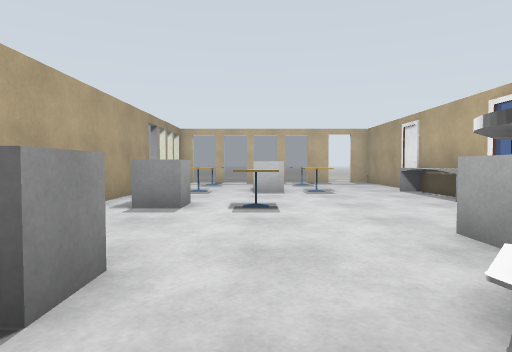
view 1 (above)

16 first-person views from a walk through a Gazebo world. The camera is 0.9 m above the floor, tilts 2° down and sees 75° across. The floor is counted in squares, 1 m on a side. Each view is taken from the middle of a square. On the plan, view 1 faces up. The plan holds only what a view shows up to about 12 squares ahead; the rest is blank. Some surface patterns are stand-ins.

view 2
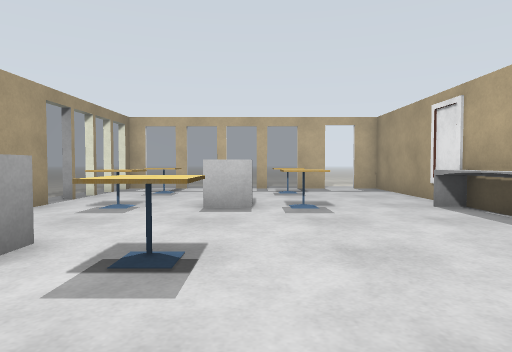

view 3
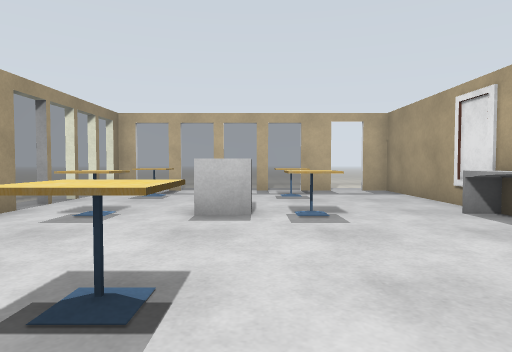

view 4
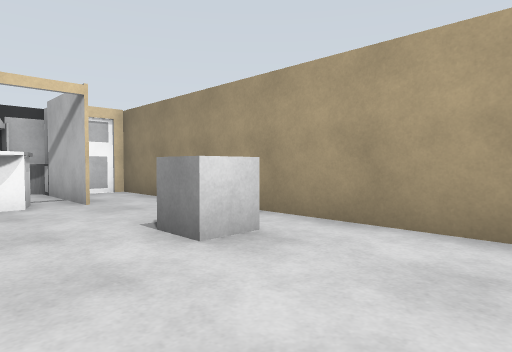

view 5
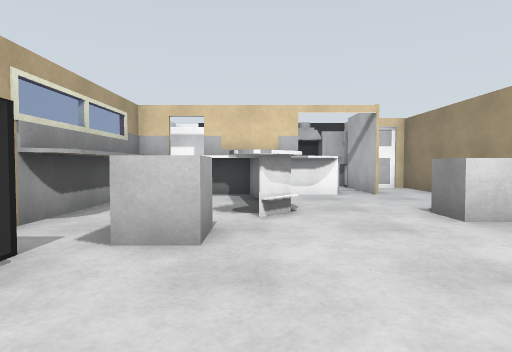

view 6
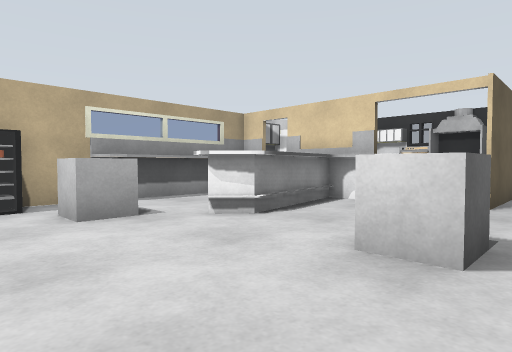

view 7
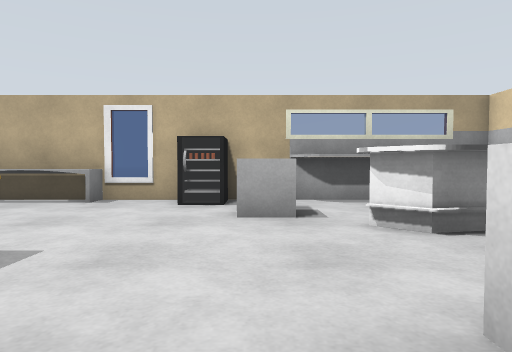

view 8
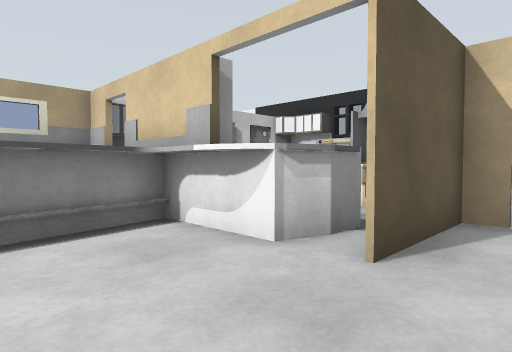

view 9
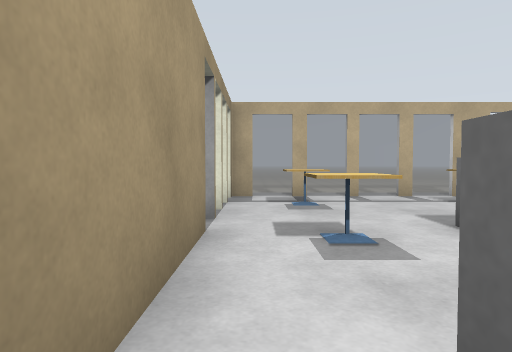

view 10
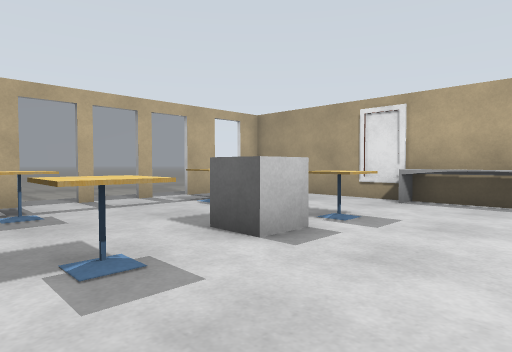

view 11
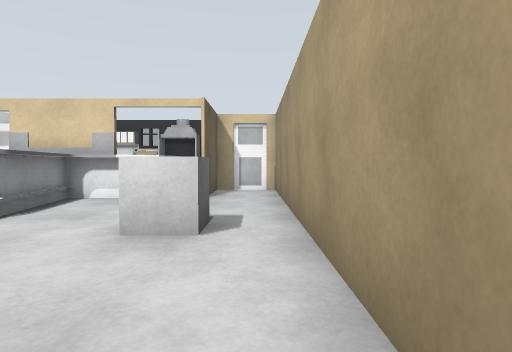

view 12
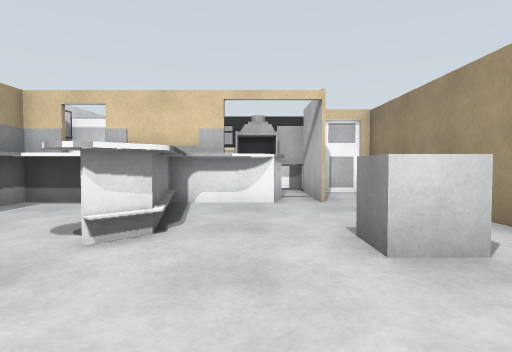

view 13
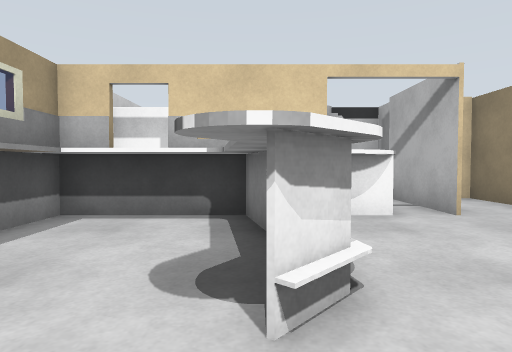

view 14
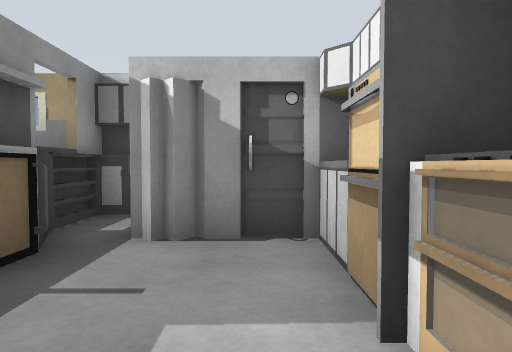

view 15
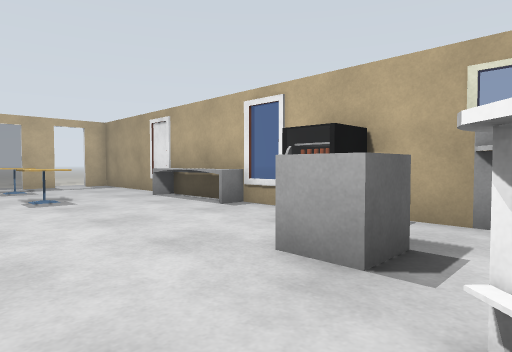

view 16
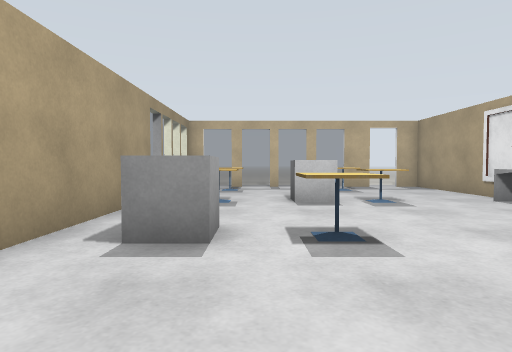

### Floor plan
Key: @ floor where view 1 was taken; # wall or solid block; . main floor; - floor 0.25 m lower than the main floor; = window, fence, low wall or low ledge; B grey box; T table.
Columns run from 4 left of view 1 to 6 right of it. Each row starts with its distance up from view 1.
 18    ---
 17  ........
 16 #======#.##
 15 =.T...T...#
 14 =.T...T...#
 13 =.........#
 12 =...B.....#
 11 #.T.BBT..##
 10 #........#
  9 #........#
  8 #.B......#
  7 #.B.T....==
  6 #.........#
  5 #........=#
  4 #......B..#
  3 #.B......##
  2 #.B..##..#
  1 #....##..#
  0 #...@.#..#
 -1 #.....####
 -2 #.#.######
 -3 #.#.#.=###
 -4 #.#....###
 -5 ###....#
 -6   ######

Where each view was taken, in squares from view 1:
view 1: 0 up, 0 right, facing up
view 2: 4 up, 1 right, facing up
view 3: 5 up, 1 right, facing up
view 4: 6 up, 1 right, facing down-left
view 5: 8 up, 2 right, facing down
view 6: 6 up, 3 left, facing down-right
view 7: 4 up, 3 left, facing right
view 8: 1 up, 3 left, facing down-right
view 9: 7 up, 3 left, facing up
view 10: 8 up, 3 left, facing up-right
view 11: 7 up, 3 left, facing down
view 12: 6 up, 0 right, facing down
view 13: 4 up, 2 right, facing down
view 14: 5 down, 1 left, facing right
view 15: 2 up, 0 right, facing up-right
view 16: 3 up, 1 left, facing up
